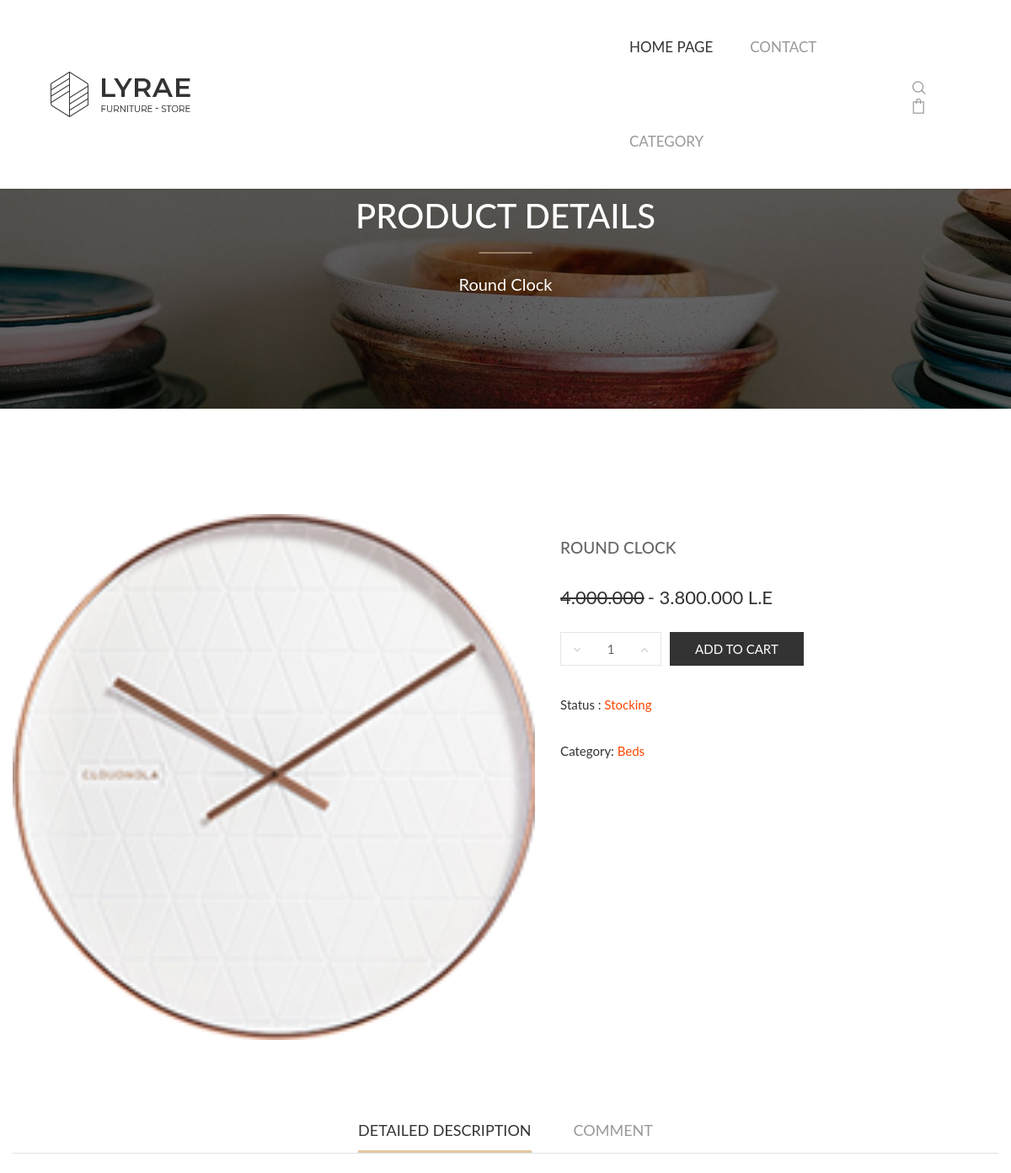
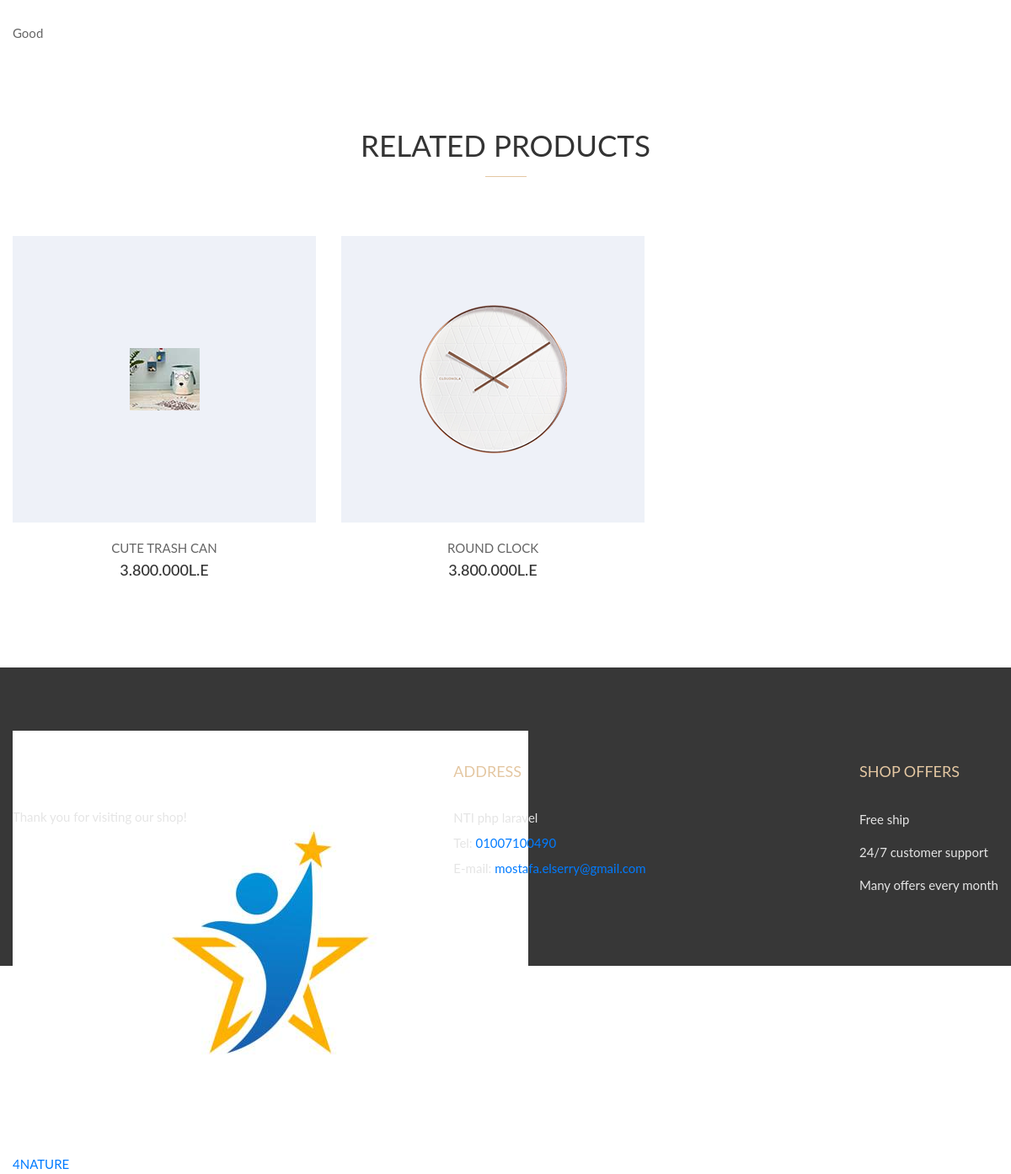
The page /furniture/product_detail.php?pid=34 on the database its author committed (2 pictures, top to bottom).
### tables this page shows
CREATE TABLE `products` (
  `product_id` int(255) NOT NULL,
  `cat_id` int(11) NOT NULL,
  `product_name` varchar(50) NOT NULL,
  `product_price` decimal(15,2) NOT NULL,
  `selling_price` decimal(15,2) NOT NULL,
  `image` varchar(50) NOT NULL,
  `introduce` text NOT NULL,
  `made_in` varchar(50) NOT NULL,
  `post_on` datetime NOT NULL
);

CREATE TABLE `categories` (
  `cat_id` int(11) NOT NULL,
  `cat_name` varchar(50) NOT NULL,
  `description` varchar(255) NOT NULL,
  `position` int(11) NOT NULL
);

### furniture/includes/functions.php (called while the page is built, shortened)
<?php
function validate_id($id){
    if (isset($id)&& filter_var($id,FILTER_VALIDATE_INT,array('min_array' => 1))) {
        $val_id = $id;
        return $val_id;
    }else{
        return NULL;
    }
}
?>

### furniture/product_detail.php (the view, shortened to what this page needs)
<?php
include "includes/mysqli_connect.php";
include "includes/functions.php";
include "includes/source.php";
include "includes/header.php";
?>
<?php
$pid = validate_id($_GET['pid']);
$q = "SELECT * FROM products WHERE product_id = {$pid}";
$r = mysqli_query($dbc,$q);
$product =  mysqli_fetch_array($r,MYSQLI_ASSOC);
?>
    <section>
        <div class="pageintro">
            <div class="pageintro-bg">
                <img src="style\images\bg-page_03.jpeg" alt="About Us">
            </div>
            <div class="pageintro-body">
                <h1 class="pageintro-title">Product Details</h1>
                <nav class="pageintro-breadcumb">
                    <ul>
                        <li>
                            <a href="#"><?php echo $product['product_name']; ?></a>
                        </li>
                    </ul>
                </nav>
            </div>
        </div>
    </section>
    <section>
        <div class="container p-b-90 p-t-100">
            <div class="row">
                <div class="col-md-12">
                    <div class="product-detail">
                        <div class="shop-product p-t-25">
                            <div class="slide100-01" id="slide100-01">
                                <div class="main-wrap-pic">
                                    <div class="main-frame">
                                        <div class="wrap-main-pic">
                                            <div class="main-pic">
                                                <img src="admin/uploads/products/<?php echo $product['image']; ?>"  alt="image">
                                            </div>
                                        </div>
                                    </div>
                                </div>
                            </div>
                            <div class="product-body">
                                <h3 class="name"><?php echo $product['product_name']; ?></h3><br>
                                <?php
                                    if ($product['selling_price']<$product['product_price']){
                                        ?>
                                        <span class="price" style="text-decoration: line-through;"><?php echo number_format($product['product_price'], 0, ',', '.'); ?></span>
                                        <span class="price"> - </span>
                                    <?php } ?>
                                <span class="price"><?php echo number_format($product['selling_price'], 0, ',', '.')." L.E"; ?></span><br><br>
                                <div class="product-button">
                                    <div class="quantity">
                                        <span class="sub">
                                            <i class="fa fa-angle-down"></i>
                                        </span>
                                        <input type="number" name="quantity[<?php echo $product['product_id'] ?>]"
                                               value="1" min="1">
                                        <span class="add">
                                            <i class="fa fa-angle-up"></i>
                                        </span>
                                    </div>
                                    <a href="cart.php?action=add&id=<?php echo $product['product_id']?>" class="add-to-cart">Add to cart</a>
                                </div>
                                <div class="product-available">
                                    <span>Status :</span>
                                    <span style="color: orangered">Stocking</span>
                                </div>
                                <div class="product-categories">
                                    <span class="text-black">Category:</span>
                                    <?php
                                    $q = "SELECT * FROM categories WHERE cat_id = {$product['cat_id']}";
                                    $r = mysqli_query($dbc,$q);
                                    $cat = mysqli_fetch_array($r,MYSQLI_ASSOC);
                                    ?>
                                    <a href="category.php?cid=<?php echo $cat['cat_id']?>" style="color: orangered"><?php echo $cat['cat_name']; ?></a>
                                </div>
                            </div>
                        </div>
                        <div class="au-tabs">
                            <ul class="nav nav-tabs">
                                <li class="active">
                                    <a data-toggle="tab" href="#description-tab" class="active show">Detailed description</a>
                                </li>
                                <li>
                                    <a data-toggle="tab" href="#review-tab">Comment</a>
                                </li>
                            </ul>
                            <div class="tab-content">
                                <div id="description-tab" class="tab-pane active">
                                    <p><?php echo $product['introduce']; ?></p>
                                </div>
                            </div>
                        </div>
                        <div class="port-title justify-content-center text-center">
                            <h2 class="title">Related Products</h2>
                            <div class="title-border mx-auto m-b-70"></div>
                        </div>
                        <div class="related-products">
                            <div class="owl-carousel row" data-responsive='{"0":{"items":"1"},"576":{"items":"1"},"768":{"items":"2"}, "992":{"items":"3"} }'>
                                <?php
                                    $q = "SELECT * FROM products WHERE cat_id = {$product['cat_id']} LIMIT 3";
                                    $r = mysqli_query($dbc,$q);
                                    while ($rows = mysqli_fetch_array($r,MYSQLI_ASSOC)) {
                                        ?>
                                        <div class="col-md-12">
                                            <div class="grid-product">
                                                <div class="image bg-lightblue">
                                                    <a href="#">
                                                        <img src="admin/uploads/products/<?php echo $rows['image']?>" style="width: 100%" alt="Chair">
                                                    </a>
                                                </div>
                                                <a href="#" class="name"><?php echo $rows['product_name']?></a>
                                                <div class="price"><?php echo number_format($product['selling_price'], 0, ',', '.')."L.E"; ?></div>
                                            </div>
                                        </div>
                                        <?php
                                    }
                                        ?>
                            </div>
                        </div>
                    </div>
                </div>
            </div>
        </div>
    </section>
<?php
include "includes/footer.php";
?>

### rows shown on the page
products: product_name "Round Clock", image (picture), product_name "ROUND CLOCK", product_price "4.000.000", selling_price "3.800.000", introduce "Good"
categories: cat_name "Beds"
products: image (picture), product_name "CUTE TRASH CAN"
